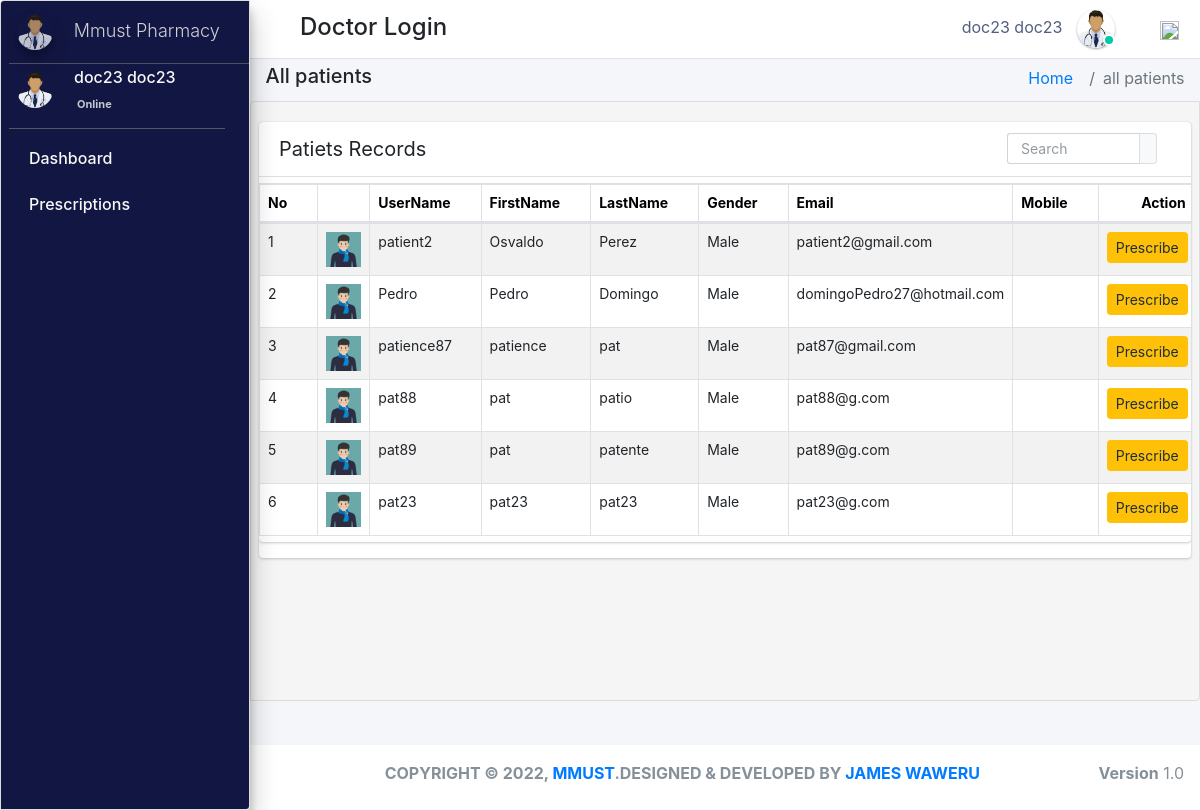
The page /manage_patients/ (signed in) on the database as committed earlier.
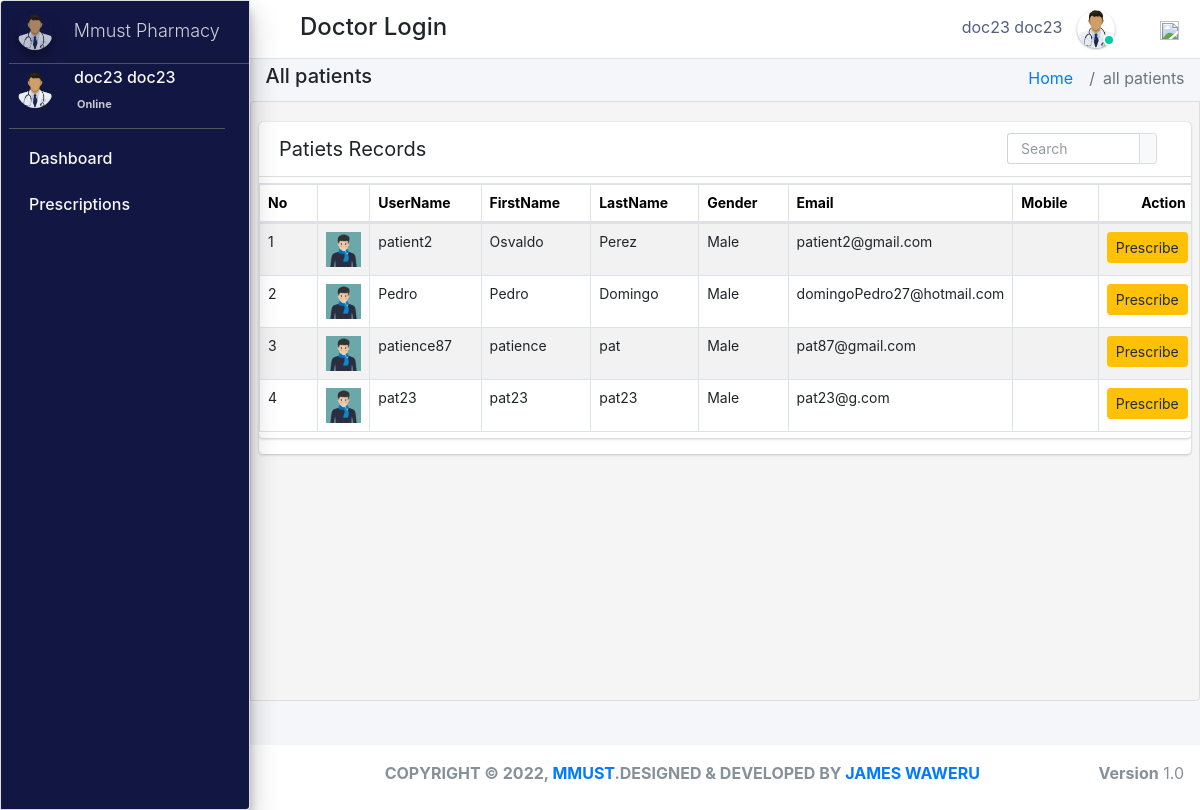
The same page on the database as committed later.
### pharmacy/models.py (models this page shows, shortened)
class CustomUser(AbstractUser):
    user_type_data = ((1, "AdminHOD"), (2, "Pharmacist"), (3, "Doctor"), (4, "PharmacyClerk"),(5, "Patients"))
    user_type = models.CharField(default=1, choices=user_type_data, max_length=10)

class Doctor(models.Model):
    gender_category=(
        ('Male','Male'),
        ('Female','Female'),
    )
    admin = models.OneToOneField(CustomUser,null=True, on_delete = models.CASCADE)
    emp_no=models.CharField(max_length=100,null=True,blank=True)
    age= models.IntegerField(default='0', blank=True, null=True)
    gender=models.CharField(max_length=100,null=True,choices=gender_category)
    mobile=models.CharField(max_length=10,null=True,blank=True)
    address=models.CharField(max_length=300,null=True,blank=True)
    profile_pic=models.ImageField(default="doctor.png",null=True,blank=True)
    created_at = models.DateTimeField(auto_now_add=True)
    updated_at = models.DateTimeField(auto_now=True)
    objects = models.Manager()

class Patients(models.Model):
    gender_category=(
        ('Male','Male'),
        ('Female','Female'),
    )
    admin = models.OneToOneField(CustomUser,null=True, on_delete = models.CASCADE)
    reg_no=models.CharField(max_length=30,null=True,blank=True,unique=True)
    gender=models.CharField(max_length=7,null=True,blank=True,choices=gender_category)
    first_name=models.CharField(max_length=20,null=True,blank=True)
    last_name=models.CharField(max_length=20,null=True,blank=True)
    dob=models.DateTimeField(auto_now_add= False, auto_now=False,null=True,blank=True)
    phone_number=models.CharField(max_length=10,null=True,blank=True)
    profile_pic=models.ImageField(default="patient.jpg",null=True,blank=True)
    age= models.IntegerField(default='0', blank=True, null=True)
    address=models.CharField(max_length=300,null=True,blank=True)
    date_admitted=models.DateTimeField(auto_now_add=True, auto_now=False)
    last_updated = models.DateTimeField(auto_now_add=False, auto_now=True)

### pharmacy/DoctorViews.py (the view)
# urls.py: path('manage_patients/',DoctorViews.managePatients,name='manage_patient_doctor'),
def manage_patients(request):
    patients = Patients.objects.all()
    context = {
        "patients": patients,
    }
    return render(request, 'doctor_templates/manage_patients.html', context)

### pharmacy/templates/doctor_templates/manage_patients.html (shortened to what this page needs)
{% extends 'doctor_templates/base_template.html'%} {% block page_title %}
<h5>All patients</h5>
{% endblock page_title %} {% block link %}
<li class="breadcrumb-item active">all patients </li>
{% endblock link %} {% block main_content %}
<section class="content">
    <div class="row">
        <div class="col-md-12">
            <div class="card card-primry  sc">
                <div class="card card-primar sc">
                    <div class="card-header">
                        <span>Patiets Records</span>
                        <div class="card-tools d-flex">
                            <form role="form" method="POST" action="" enctype="multipart/form-data" class="mr-4 mt-1">
                                <div class="input-group input-group-sm" style="width: 150px;">
                                    <input type="text" name="search" class="form-control float-right" placeholder="Search">
                                    <div class="input-group-append">
                                        <button type="submit" class="btn btn-default"><em class="fas fa-search"></em ></button>
                                    </div>
                                </div>
                            </form>
                        </div>
                    </div>
                    <table class="table table-bordered table-hover dataTable">
                        <thead>
                            <tr>
                                <th>No</th>
                                <th></th>
                                <th>UserName</th>
                                <th>FirstName</th>
                                <th>LastName</th>
                                <th>Gender</th>
                                <th>Email</th>
                                <th>Mobile</th>
                                <th class="text-center">Action</th>
                            </tr>
                        </thead>
                        <tbody>
                            {% for patient in patients %}
                            <tr class="hov">
                                <td>{{forloop.counter}}</td>
                                <td> <img src="{{patient.profile_pic.url}}" class="" width="35" height="35" alt=""></td>
                                <td>{{patient.admin.username}}</td>
                                <td>{{patient.first_name}}</td>
                                <td>{{patient.last_name}}</td>
                                <td>{{patient.gender}}</td>
                                <td>{{patient.admin.email}}</td>
                                <td>{{patient.mobile}}</td>
                                <td><a href="{% url 'doctor_prescribe2' patient.id %}" class="btn btn-sm btn-warning">Prescribe</a>
                                    <a href="{% url 'patient_record_doctor' patient.id %}" class="btn btn-sm btn-success">View</a></td>
                            </tr>
                            {% endfor %}
                        </tbody>
                    </table>
                </div>
            </div>
        </div>
</section>
{% endblock %}

### pharmacy/templates/doctor_templates/base_template.html (shortened to what this page needs)
{% extends 'base_file.html' %} {% block htm %}
<body class="hold-transition sidebar-mini layout-fixed">
    <div class="wrapper">
        <nav class="main-header navbar navbar-expand navbar-white navbar-light">
            <ul class="navbar-nav">
                <li class="nav-item">
                    <a class="nav-link" data-widget="pushmenu" href="#" role="button"><em class="fas fa-bars"></em></a>
                </li>
            </ul>
            <h4 style="margin-left: 10px; margin-top: 5px;">Doctor Login </h4>
            <ul class="navbar-nav ml-auto">
                <li class="mx-3">
                    <a href="#" class="sm-submenu-with-image a">
                        <span>{{user.first_name}}  {{user.last_name}}</span>
                        <img src="{{request.user.doctor.profile_pic.url}}" class="img-circle elevation-1" width="38" height="38" alt="">
                        <span class="avatar-status avatar-sm-status avatar-status-success"></span>
                    </a>
                </li>
                <li class="nav-item dropdown ml-3 low">
                    <a href="#" class="btn btn-outlined btn-black text-muted bg-transparent " data-toggle="dropdown" aria-expanded="false" data-wow-delay="0.7s"><img src="https://img.icons8.com/ios/50/000000/settings.png" width="19" height="19">
                    </a>
                </li>
            </ul>
        </nav>
        {% include 'doctor_templates/sidebar.html'%}
        <div class="content-wrapper">
            <div class="content-header">
                <div class="container-fluid">
                    <div class="row ">
                        <div class="col-sm-6">
                            <h1 class="m-0 text-dark">
                                {% block page_title %} {% endblock page_title %}
                            </h1>
                        </div>
                        <div class="col-sm-6">
                            <ol class="breadcrumb float-sm-right">
                                <li class="breadcrumb-item"><a href="{% url 'doctor_home' %}">Home</a></li>
                                {% block link %} {% endblock link %}
                            </ol>
                        </div>
                    </div>
                </div>
            </div>
            {% block main_content %} {% endblock main_content %}
        </div>
        {% include 'hod_templates/footer.html'%}
    </div>
    {% endblock htm %}

### pharm/pharmacy/templates/base_file.html (shortened to what this page needs)
{% load static %}
<!DOCTYPE html>
<html lang="en">
<head>
    <link rel="stylesheet" href="{% static 'css/bootstrap.min.css'%}">
    <link rel="stylesheet" href="{% static 'css/main.css'%}">
    <link rel="stylesheet" href="{% static 'css/profile.css'%}">
    <link rel="stylesheet" href="{% static " fontawesome-free/css/all.min.css " %}">
    <link rel="stylesheet" href="https://code.ionicframework.com/ionicons/2.0.1/css/ionicons.min.css">
    <link rel="stylesheet" href="{% static 'dist/css/adminlte.css'  %}">
    <link rel="stylesheet" href="{% static 'pace-progress/themes/black/pace-theme-flat-top.css' %}">
    <link rel="stylesheet" href="{% static 'datatables-bs4/css/dataTables.bootstrap4.min.css'%}">
    <link rel="stylesheet" href="{% static 'datatables-responsive/css/responsive.bootstrap4.min.css'%}">
    <link rel="stylesheet" href="{% static 'datatables-buttons/css/buttons.bootstrap4.min.css'%}">
    <link rel="stylesheet" href="{% static 'css/select2.css' %}">
    <link href="{% static 'jquery-ui2/jquery-ui.min.css' %}" rel="stylesheet">
    <link href="{% static 'jquery-ui2/jquery-ui.structure.min.css' %}" rel="stylesheet">
    <link href="{% static 'jquery-ui2/jquery-ui.theme.min.css' %}" rel="stylesheet">
</head>
{% block htm %} {% endblock htm%}
</body>
</html>

### pharmacy/templates/doctor_templates/sidebar.html (shortened to what this page needs)
<aside class="main-sidebar sidebar-dark-primary elevation-4">
    <a href="" class="brand-link ml-2">
        <img src="{{request.user.doctor.profile_pic.url}}" alt="" width="36" height="36" class=" img-circle elevation-3" style="opacity: .8">
        <span class="brand-text font-weight-light mt-1 ml-3 mmust">Mmust Pharmacy</span>
    </a>
    <div class="sidebar">
        <div class="user-panel mr-3">
            <div class="pull-left image ml-2">
                <img src="{{request.user.doctor.profile_pic.url}}" width="36" height="36" class="img-circle mt-2" alt="User Image">
            </div>
            <div class="pull-left info">
                <p>{{user.first_name}} {{user.last_name}}</p>
                <a href="#"><em class="fa fa-circle text-success "></em > Online</a>
            </div>
        </div>
        <nav class="mt-2">
            <ul class="nav nav-pills nav-sidebar flex-column" data-widget="treeview" role="menu" data-accordion="false">
                <li class="nav-item">
                    <a href="{% url  'doctor_home' %}" class="nav-link">
                        <p>
                            Dashboard
                        </p>
                    </a>
                </li>
                <li class="nav-item">
                    <a href="#" class="nav-link">
                        <p>
                            Prescriptions
                        </p>
                    </a>
                </li>
            </ul>
        </nav>
    </div>
</aside>

### pharmacy/templates/hod_templates/footer.html
<footer class="main-footer pt-3 text-center">
    <strong>COPYRIGHT &copy; {% now "Y" %}, <a href="#">MMUST</a>.DESIGNED & DEVELOPED BY <a href="#">JAMES WAWERU</a></strong>
    <div class="float-right d-none d-sm-inline-block">
        <b>Version</b> 1.0
    </div>
</footer>

### static/css/main.css (style rules this page uses)
html { font-family: sans-serif; line-height: 1.15; -webkit-text-size-adjust: 100%; -webkit-tap-highlight-color: transparent; }
body { overflow-y: hidden; overflow-x: hidden; font-family: -apple-system, BlinkMacSystemFont, "Segoe UI", Roboto, "Helvetica Neue", Arial, "Noto Sans", sans-serif, "Apple Color Emoji", "Segoe UI Emoji", "Segoe UI Symbol", "Noto Color Emoji" !important; }
th { color: rgb(0, 0, 0); font-size: 14px !important; }
.content { background-color: #f5f5f5; border: 1px solid #dddddd; border-radius: 4px 0px 4px 0px; left: -1px; padding: 10px 7px 5px; height: 75vh; overflow-y: scroll; overflow-x: hidden; }
.sc { white-space: nowrap; display: block; overflow-x: hidden !important; }
.content .row { margin-top: 20px !important; }
.main-sidebar { background: #ffffff; border: 1px solid #dddddd; border-radius: 4px 0px 4px 0px; font-weight: bold; background-color: #121642 !important; color: white !important; }
.main-sidebar p { color: #f8f8f8 !important; font-weight: 500 !important }
td { font-size: 14px !important; }
.hov { transition: transform .5s; }
.avatar-status { position: absolute; bottom: 12px; right: 75.4px; display: -ms-inline-flexbox; display: inline-flex; -ms-flex-negative: 0; flex-shrink: 0; -ms-flex-pack: center; justify-content: center; -ms-flex-align: center; align-items: center; white-space: nowrap; text-align: center; vertical-align: baseline; font-weight: 600; border: .125rem solid #fff; width: 12px; height: 12px; line-height: 1; font-size: .71094rem; border-radius: 50%; }
.avatar-status-success { color: #fff; background-color: #00c9a7; }
.card-header span { font-size: 20px !important; }
.table>tbody>tr>td, .table>tbody>tr>th, .table>tfoot>tr>td, .table>tfoot>tr>th, .table>thead>tr>td, .table>thead>tr>th { padding: 8px; line-height: 1.42857143; vertical-align: top; }
.user-panel>.info { padding: 5px 5px 5px 15px; line-height: 1; position: absolute; left: 55px; }
.pull-left { float: left!important; }
.user-panel>.info>p { font-weight: 600; margin-bottom: 9px; }
p { margin: 0 0 10px; }
.user-panel { padding-bottom: 20px; }
.user-panel:after { clear: both; }
.user-panel:before, .user-panel:after { content: " "; display: table; }
.user-panel>.info>a { text-decoration: none; padding-right: 5px; margin-top: 3px; font-size: 11px; overflow: hidden; white-space: nowrap; }
.mmust { overflow: hidden; white-space: nowrap; font-size: 18px; }
.table { background: white !important; }
.container-fluid { width: 100%; padding-right: 15px; padding-left: 15px; margin-right: auto; margin-left: auto; }
.row { display: flex; flex-wrap: wrap; margin-right: -15px; margin-left: -15px; }
.d-flex { display: flex !important; z-index: 44; }
input { text-indent: 5px !important; }
input::placeholder { text-indent: 5px !important; }
.table tbody tr:nth-of-type(odd) { background-color: rgba(197, 197, 197, 0.05) !important; }
.main-footer { height: 65px !important; background: #ffffff; border-top: none !important; color: #869099; font-size: 1.0rem !important; }
.img-circle { border-radius: 50%; }
.content-wrapper .content-header { padding: 5px 0.5rem !important; }

### static/css/profile.css (style rules this page uses)
li { list-style-type: none ! }
.form-control { font-size: .875rem; }
.input-group { transition: all .15s ease; border-radius: .375rem; box-shadow: none; }
.input-group .form-control { box-shadow: none; }
.input-group .form-control:not(:last-child) { padding-right: 0; border-right: 0; }
.navbar-nav span { color: #525f7f !important; margin-right: 10px !important; }
body { font-family: 'Rubik', serif; height: 100% !important; }
input { text-indent: 5px !important; }
input::placeholder { text-indent: 5px !important; }
.table tbody tr:nth-of-type(odd) { background-color: rgba(0, 0, 0, .05) !important; }

Rows that differ between the two databases and show on the page:
removed Patients: profile_pic (picture), admin.username "pat88", first_name "pat", last_name "patio", gender "Male", admin.email "pat88@g.com"
removed Patients: profile_pic (picture), admin.username "pat89", first_name "pat", last_name "patente", gender "Male", admin.email "pat89@g.com"
